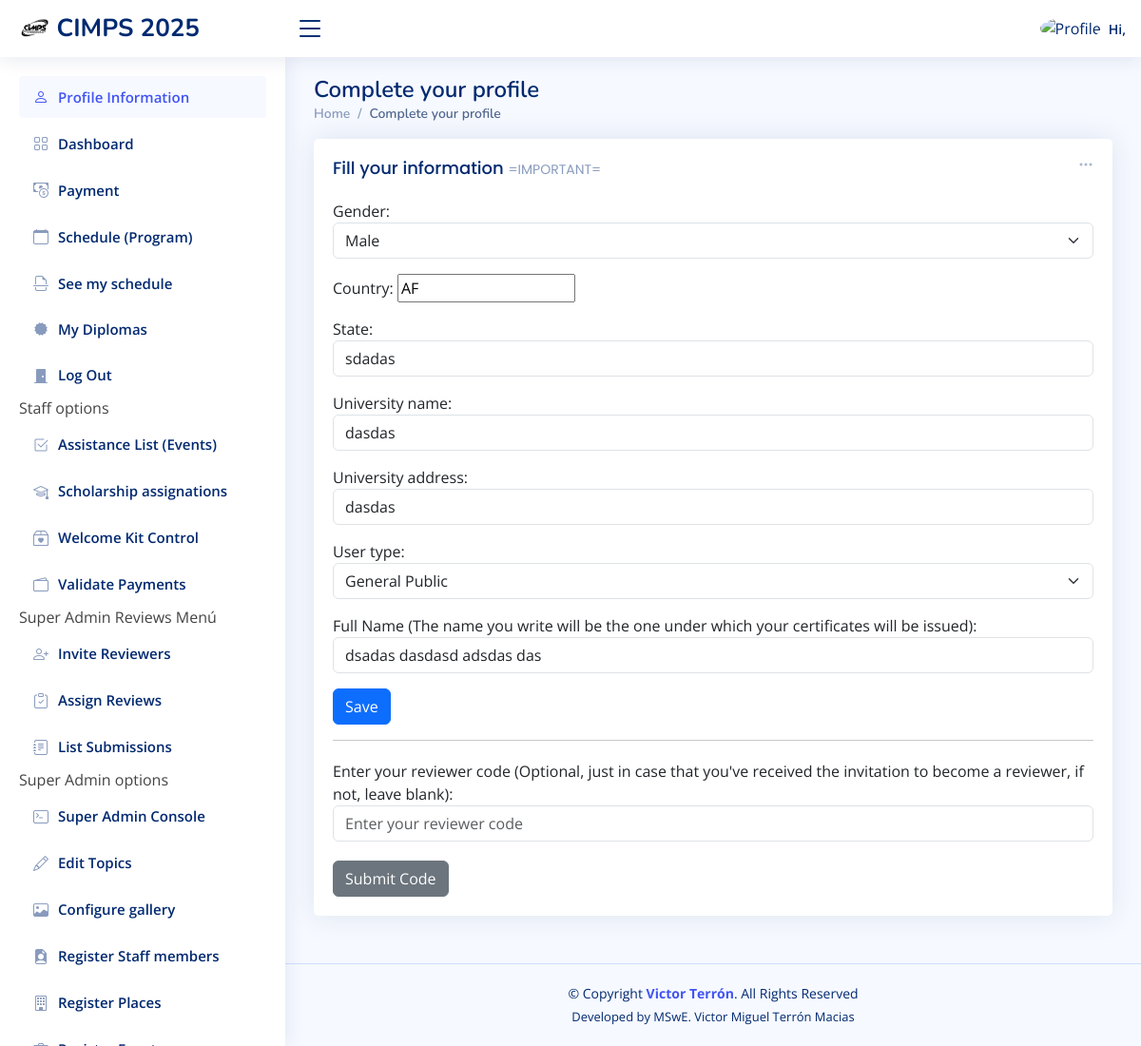
The app's page /completeProfile/ (signed in) with its own data.
### mainApplication/models.py (models this page shows, shortened)
class UserProfile(models.Model):
    GENDER_CHOICES = (
        ('male', 'Male'),
        ('female', 'Female'),
    )
    USER_TYPE_CHOICES = (
        ('author', 'Author'),
        ('public', 'General Public'),
        ('student', 'Student'),
    )
    user = models.OneToOneField(settings.AUTH_USER_MODEL, on_delete=models.CASCADE)
    gender = models.CharField(max_length=10, choices=GENDER_CHOICES)
    state = models.CharField(max_length=100)
    country = CountryField()
    university_name = models.CharField(max_length=255)
    university_address = models.CharField(max_length=255)
    user_type = models.CharField(max_length=20, choices=USER_TYPE_CHOICES)
    payment_completed=models.BooleanField(default=0)
    payment_observarions=models.CharField(default=" ",max_length=255,null=True, blank=True)
    transactionID=models.CharField(default=" ",max_length=255, null=True, blank=True)
    recibioKIT=models.BooleanField(default=False)
    permitirRegistro=models.BooleanField(default=False)
    FullName=models.CharField(max_length=255, blank=True, null=True, verbose_name="Full Name (The name you write will be the one under which your certificates will be issued)")  # Nombre completo
    manualPayment=models.BooleanField(default=False)
    amount=models.CharField(default=" ",max_length=255, null=True, blank=True)

### mainApplication/views.py (the view, shortened to what this page needs)
# urls.py: path('completeProfile/',views.complete_profile,name="complete_profile"),
@login_required(login_url='google_login')
def complete_profile(request):
    is_staff_user = request.user.is_staff  # This will be True or False
    is_staff_superuser = request.user.is_superuser  # This will be True or False
    try:
        profile = request.user.userprofile
    except UserProfile.DoesNotExist:
        profile = UserProfile(user=request.user)
    form = UserProfileForm(instance=profile)
    context = {
        'form': form,
        'is_staff_user': is_staff_user,
        'is_staff_superuser': is_staff_superuser,
    }
    return render(request, 'completeProfile.html', context)

### mainApplication/forms.py
class UserProfileForm(forms.ModelForm):
    country = CountryField().formfield(widget=CountrySelectWidget(attrs={'class': 'country-select form-select'}))
    class Meta:
        model = UserProfile
        fields = ['gender', 'country', 'state', 'university_name', 'university_address', 'user_type','FullName']
        widgets = {
            'gender': forms.Select(attrs={'class': 'form-select'}),
            'state': forms.TextInput(attrs={'class': 'form-control'}),
            'university_name': forms.TextInput(attrs={'class': 'form-control'}),
            'university_address': forms.TextInput(attrs={'class': 'form-control'}),
            'user_type': forms.Select(attrs={'class': 'form-select'}),
            'FullName': forms.TextInput(attrs={'class': 'form-control'}),
        }

### mainApplication/context_processors.py (called while the page is built)
def user_context(request):
    if request.user.is_authenticated:
        return get_user_context_data(request)
    return {}

### mainApplication/templates/completeProfile.html (shortened to what this page needs)
{% extends "base.html"%}{% load static %}{% load socialaccount %}{% load countries %}
{% block content %}
<body>
    <div class="pagetitle">
      <h1>Complete your profile</h1>
      <nav>
        <ol class="breadcrumb">
          <li class="breadcrumb-item"><a href="#">Home</a></li>
          <li class="breadcrumb-item active">Complete your profile</li>
        </ol>
      </nav>
    </div>
    <section class="section dashboard">
      <div class="row">
        <div class="col-lg-12">
          <div class="row">
            <div class="col-12">
              <div class="card">
                <div class="filter">
                  <a class="icon" href="#" data-bs-toggle="dropdown"><i class="bi bi-three-dots"></i></a>
                </div>
                <div class="card-body">
                  <h5 class="card-title">Fill your information <span>=IMPORTANT=</span></h5>
                  <form method="post" name="profileForm">
                    {{ form.as_p }}
                    <button type="submit" name="profile_form" class="btn btn-primary">Save</button>
                </form>
                <hr>
                <form method="post" name="codeForm" style="margin-top: 20px;">
                    <div class="form-group">
                        <label for="code">Enter your reviewer code (Optional, just in case that you've received the invitation to become a reviewer, if not, leave blank):</label>
                        <input type="text" name="code" id="code" class="form-control" placeholder="Enter your reviewer code" required>
                    </div>
                    <button type="submit" name="code_form" class="btn btn-secondary" style="margin-top: 20px;">Submit Code</button>
                </form>
                </div>
              </div>
            </div>
          </div>
        </div>
      </div>
    </section>
  </main>
</body>
{%endblock%}

### mainApplication/static/assets/css/style.css (style rules this page uses)
:root { scroll-behavior: smooth; }
body { font-family: "Open Sans", sans-serif; background: #f6f9ff; color: #444444; }
a { color: #4154f1; text-decoration: none; }
h1, h2, h3, h4, h5, h6 { font-family: "Nunito", sans-serif; }
.pagetitle { margin-bottom: 10px; }
.pagetitle h1 { font-size: 24px; margin-bottom: 0; font-weight: 600; color: #012970; }
.card { margin-bottom: 30px; border: none; border-radius: 5px; box-shadow: 0px 0 30px rgba(1, 41, 112, 0.1); }
.card-title { padding: 20px 0 15px 0; font-size: 18px; font-weight: 500; color: #012970; font-family: "Poppins", sans-serif; }
.card-title span { color: #899bbd; font-size: 14px; font-weight: 400; }
.card-body { padding: 0 20px 20px 20px; }
.breadcrumb { font-size: 14px; font-family: "Nunito", sans-serif; color: #899bbd; font-weight: 600; }
.breadcrumb a { color: #899bbd; transition: 0.3s; }
.breadcrumb .breadcrumb-item::before { color: #899bbd; }
.breadcrumb .active { color: #51678f; font-weight: 600; }
.dashboard .filter { position: absolute; right: 0px; top: 15px; }
.dashboard .filter .icon { color: #aab7cf; padding-right: 20px; padding-bottom: 5px; transition: 0.3s; font-size: 16px; }

### records on screen
UserProfile: gender "Male", country "AF", state "sdadas", university_name "dasdas", university_address "dasdas", user_type "General Public", FullName "dsadas dasdasd adsdas das"
